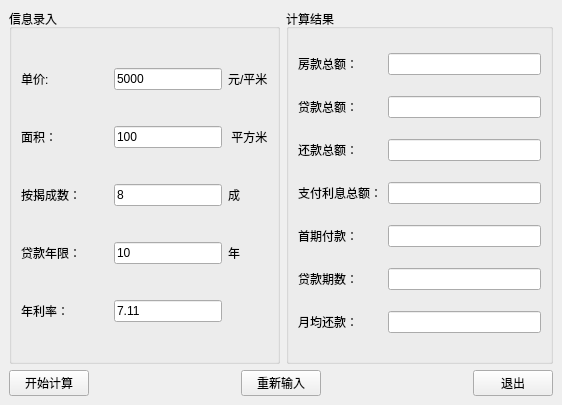
<ui version="4.0" >
 <class>ShowWidget</class>
 <widget class="QWidget" name="ShowWidget" >
  <property name="geometry" >
   <rect>
    <x>0</x>
    <y>0</y>
    <width>562</width>
    <height>405</height>
   </rect>
  </property>
  <property name="sizePolicy" >
   <sizepolicy>
    <hsizetype>5</hsizetype>
    <vsizetype>5</vsizetype>
    <horstretch>0</horstretch>
    <verstretch>0</verstretch>
   </sizepolicy>
  </property>
  <property name="windowTitle" >
   <string>住房贷款计算</string>
  </property>
  <layout class="QGridLayout" >
   <property name="margin" >
    <number>9</number>
   </property>
   <property name="spacing" >
    <number>6</number>
   </property>
   <item row="0" column="0" >
    <widget class="QGroupBox" name="groupBox" >
     <property name="title" >
      <string>信息录入</string>
     </property>
     <layout class="QHBoxLayout" >
      <property name="margin" >
       <number>9</number>
      </property>
      <property name="spacing" >
       <number>6</number>
      </property>
      <item>
       <layout class="QGridLayout" >
        <property name="margin" >
         <number>0</number>
        </property>
        <property name="spacing" >
         <number>6</number>
        </property>
        <item row="4" column="4" >
         <spacer>
          <property name="orientation" >
           <enum>Qt::Horizontal</enum>
          </property>
          <property name="sizeHint" >
           <size>
            <width>40</width>
            <height>20</height>
           </size>
          </property>
         </spacer>
        </item>
        <item row="1" column="0" >
         <widget class="QLabel" name="label_3" >
          <property name="text" >
           <string>面积：</string>
          </property>
         </widget>
        </item>
        <item row="1" column="4" >
         <widget class="QLabel" name="label_4" >
          <property name="text" >
           <string> 平方米</string>
          </property>
         </widget>
        </item>
        <item row="0" column="0" colspan="2" >
         <widget class="QLabel" name="label" >
          <property name="text" >
           <string>单价:</string>
          </property>
         </widget>
        </item>
        <item row="2" column="4" >
         <widget class="QLabel" name="label_6" >
          <property name="text" >
           <string>成     </string>
          </property>
         </widget>
        </item>
        <item row="0" column="4" >
         <widget class="QLabel" name="label_2" >
          <property name="text" >
           <string>元/平米</string>
          </property>
         </widget>
        </item>
        <item row="0" column="3" >
         <widget class="QLineEdit" name="priceEdit" >
          <property name="text" >
           <string>5000</string>
          </property>
         </widget>
        </item>
        <item row="1" column="3" >
         <widget class="QLineEdit" name="areaEdit" >
          <property name="text" >
           <string>100</string>
          </property>
         </widget>
        </item>
        <item row="4" column="3" >
         <widget class="QLineEdit" name="interestEdit" >
          <property name="text" >
           <string>7.11</string>
          </property>
         </widget>
        </item>
        <item row="3" column="4" >
         <widget class="QLabel" name="label_16" >
          <property name="text" >
           <string>年       </string>
          </property>
         </widget>
        </item>
        <item row="0" column="2" >
         <spacer>
          <property name="orientation" >
           <enum>Qt::Horizontal</enum>
          </property>
          <property name="sizeHint" >
           <size>
            <width>21</width>
            <height>20</height>
           </size>
          </property>
         </spacer>
        </item>
        <item row="3" column="0" colspan="2" >
         <widget class="QLabel" name="label_15" >
          <property name="text" >
           <string>贷款年限：</string>
          </property>
         </widget>
        </item>
        <item row="1" column="1" colspan="2" >
         <spacer>
          <property name="orientation" >
           <enum>Qt::Horizontal</enum>
          </property>
          <property name="sizeHint" >
           <size>
            <width>21</width>
            <height>20</height>
           </size>
          </property>
         </spacer>
        </item>
        <item row="4" column="0" colspan="2" >
         <widget class="QLabel" name="label_7" >
          <property name="text" >
           <string>年利率：</string>
          </property>
         </widget>
        </item>
        <item row="2" column="0" colspan="3" >
         <widget class="QLabel" name="label_5" >
          <property name="text" >
           <string>按揭成数：</string>
          </property>
         </widget>
        </item>
        <item row="2" column="3" >
         <widget class="QLineEdit" name="percentEdit" >
          <property name="text" >
           <string>8</string>
          </property>
         </widget>
        </item>
        <item row="3" column="3" >
         <widget class="QLineEdit" name="yearEdit" >
          <property name="text" >
           <string>10</string>
          </property>
         </widget>
        </item>
        <item row="4" column="2" >
         <spacer>
          <property name="orientation" >
           <enum>Qt::Horizontal</enum>
          </property>
          <property name="sizeHint" >
           <size>
            <width>16</width>
            <height>20</height>
           </size>
          </property>
         </spacer>
        </item>
       </layout>
      </item>
     </layout>
    </widget>
   </item>
   <item row="0" column="1" >
    <widget class="QGroupBox" name="groupBox_2" >
     <property name="title" >
      <string>计算结果</string>
     </property>
     <layout class="QHBoxLayout" >
      <property name="margin" >
       <number>9</number>
      </property>
      <property name="spacing" >
       <number>6</number>
      </property>
      <item>
       <layout class="QGridLayout" >
        <property name="margin" >
         <number>0</number>
        </property>
        <property name="spacing" >
         <number>6</number>
        </property>
        <item row="6" column="0" >
         <widget class="QLabel" name="label_14" >
          <property name="text" >
           <string>月均还款：</string>
          </property>
         </widget>
        </item>
        <item row="3" column="1" >
         <widget class="QLineEdit" name="totalInterestEdit" >
          <property name="enabled" >
           <bool>true</bool>
          </property>
          <property name="palette" >
           <palette>
            <active>
             <colorrole role="Text" >
              <brush brushstyle="SolidPattern" >
               <color alpha="255" >
                <red>255</red>
                <green>0</green>
                <blue>0</blue>
               </color>
              </brush>
             </colorrole>
            </active>
            <inactive>
             <colorrole role="Text" >
              <brush brushstyle="SolidPattern" >
               <color alpha="255" >
                <red>255</red>
                <green>0</green>
                <blue>0</blue>
               </color>
              </brush>
             </colorrole>
            </inactive>
            <disabled>
             <colorrole role="Text" >
              <brush brushstyle="SolidPattern" >
               <color alpha="255" >
                <red>119</red>
                <green>119</green>
                <blue>115</blue>
               </color>
              </brush>
             </colorrole>
            </disabled>
           </palette>
          </property>
          <property name="readOnly" >
           <bool>true</bool>
          </property>
         </widget>
        </item>
        <item row="5" column="1" >
         <widget class="QLineEdit" name="totalMonthsEdit" >
          <property name="enabled" >
           <bool>true</bool>
          </property>
          <property name="palette" >
           <palette>
            <active>
             <colorrole role="Text" >
              <brush brushstyle="SolidPattern" >
               <color alpha="255" >
                <red>0</red>
                <green>0</green>
                <blue>255</blue>
               </color>
              </brush>
             </colorrole>
            </active>
            <inactive>
             <colorrole role="Text" >
              <brush brushstyle="SolidPattern" >
               <color alpha="255" >
                <red>0</red>
                <green>0</green>
                <blue>255</blue>
               </color>
              </brush>
             </colorrole>
            </inactive>
            <disabled>
             <colorrole role="Text" >
              <brush brushstyle="SolidPattern" >
               <color alpha="255" >
                <red>119</red>
                <green>119</green>
                <blue>115</blue>
               </color>
              </brush>
             </colorrole>
            </disabled>
           </palette>
          </property>
          <property name="readOnly" >
           <bool>true</bool>
          </property>
         </widget>
        </item>
        <item row="4" column="1" >
         <widget class="QLineEdit" name="initPayEdit" >
          <property name="enabled" >
           <bool>true</bool>
          </property>
          <property name="palette" >
           <palette>
            <active>
             <colorrole role="Text" >
              <brush brushstyle="SolidPattern" >
               <color alpha="255" >
                <red>0</red>
                <green>0</green>
                <blue>255</blue>
               </color>
              </brush>
             </colorrole>
            </active>
            <inactive>
             <colorrole role="Text" >
              <brush brushstyle="SolidPattern" >
               <color alpha="255" >
                <red>0</red>
                <green>0</green>
                <blue>255</blue>
               </color>
              </brush>
             </colorrole>
            </inactive>
            <disabled>
             <colorrole role="Text" >
              <brush brushstyle="SolidPattern" >
               <color alpha="255" >
                <red>119</red>
                <green>119</green>
                <blue>115</blue>
               </color>
              </brush>
             </colorrole>
            </disabled>
           </palette>
          </property>
          <property name="readOnly" >
           <bool>true</bool>
          </property>
         </widget>
        </item>
        <item row="0" column="1" >
         <widget class="QLineEdit" name="housePriceEdit" >
          <property name="enabled" >
           <bool>true</bool>
          </property>
          <property name="palette" >
           <palette>
            <active>
             <colorrole role="Text" >
              <brush brushstyle="SolidPattern" >
               <color alpha="255" >
                <red>0</red>
                <green>0</green>
                <blue>255</blue>
               </color>
              </brush>
             </colorrole>
            </active>
            <inactive>
             <colorrole role="Text" >
              <brush brushstyle="SolidPattern" >
               <color alpha="255" >
                <red>0</red>
                <green>0</green>
                <blue>255</blue>
               </color>
              </brush>
             </colorrole>
            </inactive>
            <disabled>
             <colorrole role="Text" >
              <brush brushstyle="SolidPattern" >
               <color alpha="255" >
                <red>119</red>
                <green>119</green>
                <blue>115</blue>
               </color>
              </brush>
             </colorrole>
            </disabled>
           </palette>
          </property>
          <property name="readOnly" >
           <bool>true</bool>
          </property>
         </widget>
        </item>
        <item row="3" column="0" >
         <widget class="QLabel" name="label_11" >
          <property name="text" >
           <string>支付利息总额：</string>
          </property>
         </widget>
        </item>
        <item row="1" column="0" >
         <widget class="QLabel" name="label_9" >
          <property name="text" >
           <string>贷款总额：</string>
          </property>
         </widget>
        </item>
        <item row="5" column="0" >
         <widget class="QLabel" name="label_13" >
          <property name="text" >
           <string>贷款期数：</string>
          </property>
         </widget>
        </item>
        <item row="6" column="1" >
         <widget class="QLineEdit" name="payEdit" >
          <property name="enabled" >
           <bool>true</bool>
          </property>
          <property name="palette" >
           <palette>
            <active>
             <colorrole role="Text" >
              <brush brushstyle="SolidPattern" >
               <color alpha="255" >
                <red>255</red>
                <green>0</green>
                <blue>0</blue>
               </color>
              </brush>
             </colorrole>
            </active>
            <inactive>
             <colorrole role="Text" >
              <brush brushstyle="SolidPattern" >
               <color alpha="255" >
                <red>255</red>
                <green>0</green>
                <blue>0</blue>
               </color>
              </brush>
             </colorrole>
            </inactive>
            <disabled>
             <colorrole role="Text" >
              <brush brushstyle="SolidPattern" >
               <color alpha="255" >
                <red>119</red>
                <green>119</green>
                <blue>115</blue>
               </color>
              </brush>
             </colorrole>
            </disabled>
           </palette>
          </property>
          <property name="readOnly" >
           <bool>true</bool>
          </property>
         </widget>
        </item>
        <item row="2" column="1" >
         <widget class="QLineEdit" name="totalPayEdit" >
          <property name="enabled" >
           <bool>true</bool>
          </property>
          <property name="palette" >
           <palette>
            <active>
             <colorrole role="Text" >
              <brush brushstyle="SolidPattern" >
               <color alpha="255" >
                <red>0</red>
                <green>0</green>
                <blue>255</blue>
               </color>
              </brush>
             </colorrole>
            </active>
            <inactive>
             <colorrole role="Text" >
              <brush brushstyle="SolidPattern" >
               <color alpha="255" >
                <red>0</red>
                <green>0</green>
                <blue>255</blue>
               </color>
              </brush>
             </colorrole>
            </inactive>
            <disabled>
             <colorrole role="Text" >
              <brush brushstyle="SolidPattern" >
               <color alpha="255" >
                <red>119</red>
                <green>119</green>
                <blue>115</blue>
               </color>
              </brush>
             </colorrole>
            </disabled>
           </palette>
          </property>
          <property name="readOnly" >
           <bool>true</bool>
          </property>
         </widget>
        </item>
        <item row="1" column="1" >
         <widget class="QLineEdit" name="leadEdit" >
          <property name="enabled" >
           <bool>true</bool>
          </property>
          <property name="palette" >
           <palette>
            <active>
             <colorrole role="Text" >
              <brush brushstyle="SolidPattern" >
               <color alpha="255" >
                <red>0</red>
                <green>0</green>
                <blue>255</blue>
               </color>
              </brush>
             </colorrole>
            </active>
            <inactive>
             <colorrole role="Text" >
              <brush brushstyle="SolidPattern" >
               <color alpha="255" >
                <red>0</red>
                <green>0</green>
                <blue>255</blue>
               </color>
              </brush>
             </colorrole>
            </inactive>
            <disabled>
             <colorrole role="Text" >
              <brush brushstyle="SolidPattern" >
               <color alpha="255" >
                <red>119</red>
                <green>119</green>
                <blue>115</blue>
               </color>
              </brush>
             </colorrole>
            </disabled>
           </palette>
          </property>
          <property name="readOnly" >
           <bool>true</bool>
          </property>
         </widget>
        </item>
        <item row="0" column="0" >
         <widget class="QLabel" name="label_8" >
          <property name="text" >
           <string>房款总额：</string>
          </property>
         </widget>
        </item>
        <item row="2" column="0" >
         <widget class="QLabel" name="label_10" >
          <property name="text" >
           <string>还款总额：</string>
          </property>
         </widget>
        </item>
        <item row="4" column="0" >
         <widget class="QLabel" name="label_12" >
          <property name="text" >
           <string>首期付款：</string>
          </property>
         </widget>
        </item>
       </layout>
      </item>
     </layout>
    </widget>
   </item>
   <item row="1" column="0" colspan="2" >
    <layout class="QHBoxLayout" >
     <property name="margin" >
      <number>0</number>
     </property>
     <property name="spacing" >
      <number>6</number>
     </property>
     <item>
      <widget class="QPushButton" name="submitButton" >
       <property name="text" >
        <string>开始计算</string>
       </property>
      </widget>
     </item>
     <item>
      <spacer>
       <property name="orientation" >
        <enum>Qt::Horizontal</enum>
       </property>
       <property name="sizeHint" >
        <size>
         <width>40</width>
         <height>20</height>
        </size>
       </property>
      </spacer>
     </item>
     <item>
      <widget class="QPushButton" name="revertButton" >
       <property name="text" >
        <string>重新输入</string>
       </property>
      </widget>
     </item>
     <item>
      <spacer>
       <property name="orientation" >
        <enum>Qt::Horizontal</enum>
       </property>
       <property name="sizeHint" >
        <size>
         <width>40</width>
         <height>20</height>
        </size>
       </property>
      </spacer>
     </item>
     <item>
      <widget class="QPushButton" name="exitButton" >
       <property name="text" >
        <string>退出</string>
       </property>
      </widget>
     </item>
    </layout>
   </item>
  </layout>
 </widget>
 <tabstops>
  <tabstop>priceEdit</tabstop>
  <tabstop>areaEdit</tabstop>
  <tabstop>percentEdit</tabstop>
  <tabstop>yearEdit</tabstop>
  <tabstop>interestEdit</tabstop>
  <tabstop>housePriceEdit</tabstop>
  <tabstop>leadEdit</tabstop>
  <tabstop>totalPayEdit</tabstop>
  <tabstop>totalInterestEdit</tabstop>
  <tabstop>initPayEdit</tabstop>
  <tabstop>totalMonthsEdit</tabstop>
  <tabstop>payEdit</tabstop>
  <tabstop>submitButton</tabstop>
  <tabstop>revertButton</tabstop>
  <tabstop>exitButton</tabstop>
 </tabstops>
 <resources/>
 <connections>
  <connection>
   <sender>exitButton</sender>
   <signal>clicked()</signal>
   <receiver>ShowWidget</receiver>
   <slot>close()</slot>
   <hints>
    <hint type="sourcelabel" >
     <x>529</x>
     <y>384</y>
    </hint>
    <hint type="destinationlabel" >
     <x>502</x>
     <y>399</y>
    </hint>
   </hints>
  </connection>
 </connections>
</ui>
